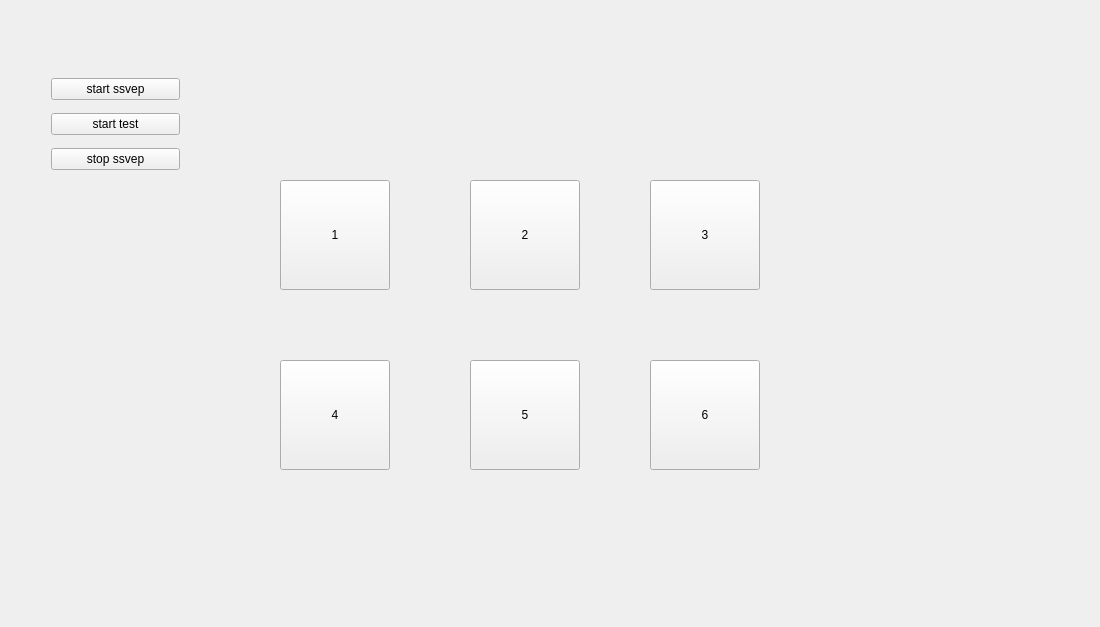
<?xml version="1.0" encoding="UTF-8"?>
<ui version="4.0">
 <class>Widget</class>
 <widget class="QWidget" name="Widget">
  <property name="geometry">
   <rect>
    <x>0</x>
    <y>0</y>
    <width>1100</width>
    <height>627</height>
   </rect>
  </property>
  <property name="windowTitle">
   <string>Widget</string>
  </property>
  <widget class="QPushButton" name="pushButton">
   <property name="geometry">
    <rect>
     <x>280</x>
     <y>180</y>
     <width>110</width>
     <height>110</height>
    </rect>
   </property>
   <property name="text">
    <string>1</string>
   </property>
   <property name="default">
    <bool>false</bool>
   </property>
  </widget>
  <widget class="QPushButton" name="pushButton_2">
   <property name="geometry">
    <rect>
     <x>470</x>
     <y>180</y>
     <width>110</width>
     <height>110</height>
    </rect>
   </property>
   <property name="text">
    <string>2</string>
   </property>
  </widget>
  <widget class="QPushButton" name="pushButton_3">
   <property name="geometry">
    <rect>
     <x>650</x>
     <y>180</y>
     <width>110</width>
     <height>110</height>
    </rect>
   </property>
   <property name="text">
    <string>3</string>
   </property>
  </widget>
  <widget class="QPushButton" name="pushButton_4">
   <property name="geometry">
    <rect>
     <x>280</x>
     <y>360</y>
     <width>110</width>
     <height>110</height>
    </rect>
   </property>
   <property name="text">
    <string>4</string>
   </property>
  </widget>
  <widget class="QPushButton" name="pushButton_5">
   <property name="geometry">
    <rect>
     <x>470</x>
     <y>360</y>
     <width>110</width>
     <height>110</height>
    </rect>
   </property>
   <property name="text">
    <string>5</string>
   </property>
  </widget>
  <widget class="QPushButton" name="pushButton_6">
   <property name="geometry">
    <rect>
     <x>650</x>
     <y>360</y>
     <width>110</width>
     <height>110</height>
    </rect>
   </property>
   <property name="text">
    <string>6</string>
   </property>
   <property name="autoDefault">
    <bool>false</bool>
   </property>
   <property name="default">
    <bool>false</bool>
   </property>
   <property name="flat">
    <bool>false</bool>
   </property>
  </widget>
  <widget class="QWidget" name="verticalLayoutWidget">
   <property name="geometry">
    <rect>
     <x>40</x>
     <y>60</y>
     <width>151</width>
     <height>131</height>
    </rect>
   </property>
   <layout class="QVBoxLayout" name="verticalLayout">
    <item>
     <widget class="QPushButton" name="pushButton_7">
      <property name="text">
       <string>start ssvep</string>
      </property>
     </widget>
    </item>
    <item>
     <widget class="QPushButton" name="pushButton_9">
      <property name="text">
       <string>start test</string>
      </property>
     </widget>
    </item>
    <item>
     <widget class="QPushButton" name="pushButton_8">
      <property name="text">
       <string>stop ssvep</string>
      </property>
     </widget>
    </item>
   </layout>
  </widget>
 </widget>
 <layoutdefault spacing="6" margin="11"/>
 <resources/>
 <connections/>
</ui>
